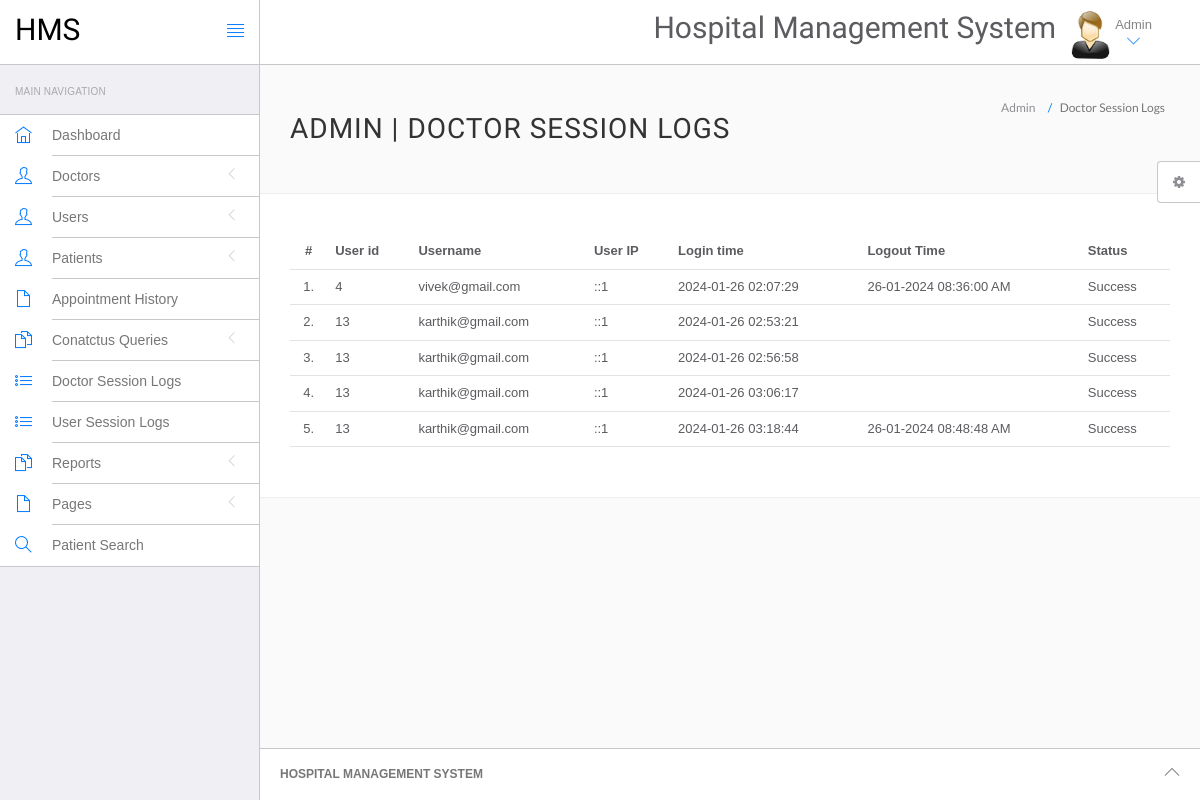
/hospital/hms/admin/doctor-logs.php (signed in), run on an earlier commit of the app's database.
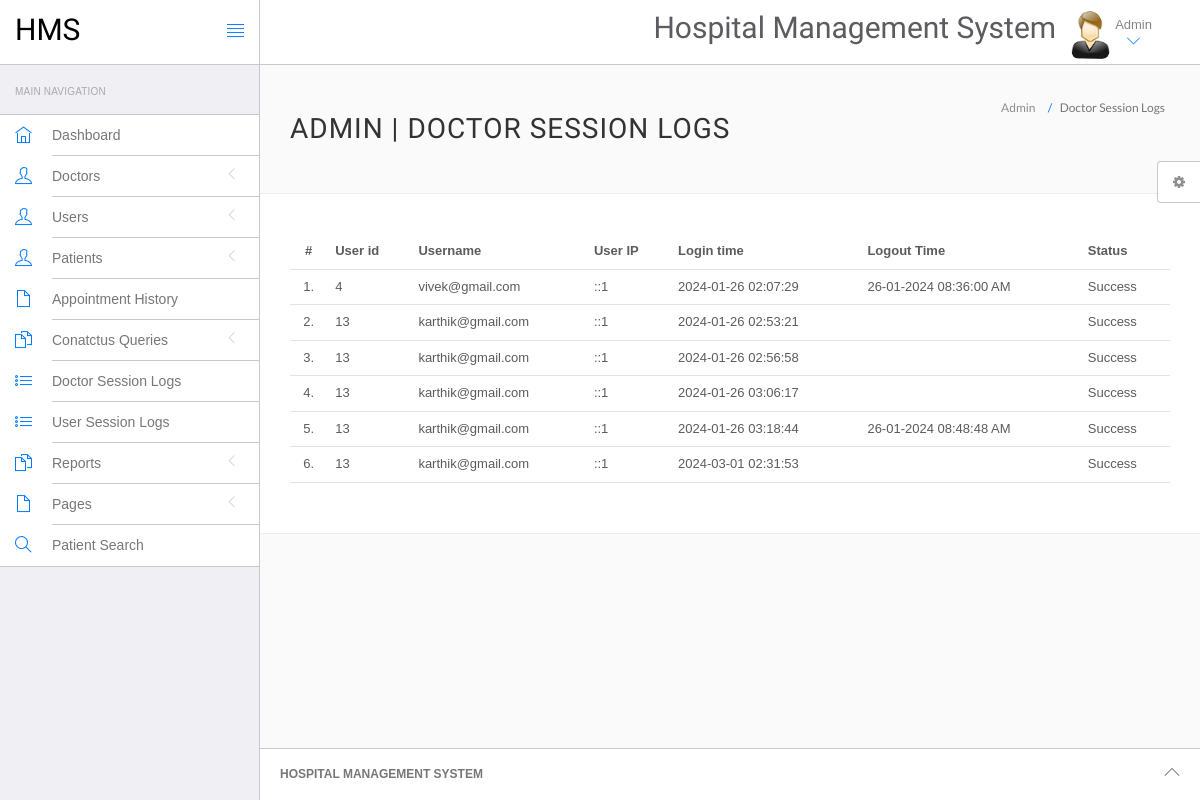
And on a later commit of the database.
### tables this page shows
CREATE TABLE `doctorslog` (
  `id` int(11) NOT NULL,
  `uid` int(11) DEFAULT NULL,
  `username` varchar(255) DEFAULT NULL,
  `userip` binary(16) DEFAULT NULL,
  `loginTime` timestamp NULL DEFAULT current_timestamp(),
  `logout` varchar(255) DEFAULT NULL,
  `status` int(11) DEFAULT NULL
);

### hospital/hms/admin/doctor-logs.php (the view, shortened to what this page needs)
<?php
include('include/config.php');
if(strlen($_SESSION['id']==0)) {
 header('location:logout.php');
  } else{
?>
<!DOCTYPE html>
<html lang="en">
	<head>
		<link rel="stylesheet" href="vendor/bootstrap/css/bootstrap.min.css">
		<link rel="stylesheet" href="vendor/fontawesome/css/font-awesome.min.css">
		<link rel="stylesheet" href="vendor/themify-icons/themify-icons.min.css">
		<link href="vendor/animate.css/animate.min.css" rel="stylesheet" media="screen">
		<link href="vendor/perfect-scrollbar/perfect-scrollbar.min.css" rel="stylesheet" media="screen">
		<link href="vendor/switchery/switchery.min.css" rel="stylesheet" media="screen">
		<link href="vendor/bootstrap-touchspin/jquery.bootstrap-touchspin.min.css" rel="stylesheet" media="screen">
		<link href="vendor/select2/select2.min.css" rel="stylesheet" media="screen">
		<link href="vendor/bootstrap-datepicker/bootstrap-datepicker3.standalone.min.css" rel="stylesheet" media="screen">
		<link href="vendor/bootstrap-timepicker/bootstrap-timepicker.min.css" rel="stylesheet" media="screen">
		<link rel="stylesheet" href="assets/css/styles.css">
		<link rel="stylesheet" href="assets/css/plugins.css">
		<link rel="stylesheet" href="assets/css/themes/theme-1.css" id="skin_color" />
	</head>
	<body>
		<div id="app">
<?php include('include/sidebar.php');?>
			<div class="app-content">
					<?php include('include/header.php');?>
				<div class="main-content" >
					<div class="wrap-content container" id="container">
						<section id="page-title">
							<div class="row">
								<div class="col-sm-8">
									<h1 class="mainTitle">Admin  | Doctor Session Logs</h1>
																	</div>
								<ol class="breadcrumb">
									<li>
										<span>Admin </span>
									</li>
									<li class="active">
										<span>Doctor Session Logs</span>
									</li>
								</ol>
							</div>
						</section>
						<div class="container-fluid container-fullw bg-white">
									<div class="row">
								<div class="col-md-12">
									<table class="table table-hover" id="sample-table-1">
										<thead>
											<tr>
												<th class="center">#</th>
												<th class="hidden-xs">User id</th>
												<th>Username</th>
												<th>User IP</th>
												<th>Login time</th>
												<th>Logout Time </th>
												<th> Status </th>
											</tr>
										</thead>
										<tbody>
<?php
$sql=mysqli_query($con,"select * from doctorslog ");
$cnt=1;
while($row=mysqli_fetch_array($sql))
{
?>
											<tr>
												<td class="center"><?php echo $cnt;?>.</td>
												<td class="hidden-xs"><?php echo $row['uid'];?></td>
												<td class="hidden-xs"><?php echo $row['username'];?></td>
												<td><?php echo $row['userip'];?></td>
												<td><?php echo $row['loginTime'];?></td>
												<td><?php echo $row['logout'];?>
												</td>
												<td>
<?php if($row['status']==1)
{
	echo "Success";
}
else
{
	echo "Failed";
}?>
</td>
											</tr>
											<?php
$cnt=$cnt+1;
											 }?>
										</tbody>
									</table>
								</div>
							</div>
								</div>
					</div>
				</div>
			</div>
	<?php include('include/footer.php');?>
	<?php include('include/setting.php');?>
		</div>
	</body>
</html>
<?php } ?>

What changed in the data, as far as the page shows it:
added doctorslog: uid "13", username "karthik@gmail.com", userip "::1", loginTime "2024-03-01 02:31:53", status "Success"
